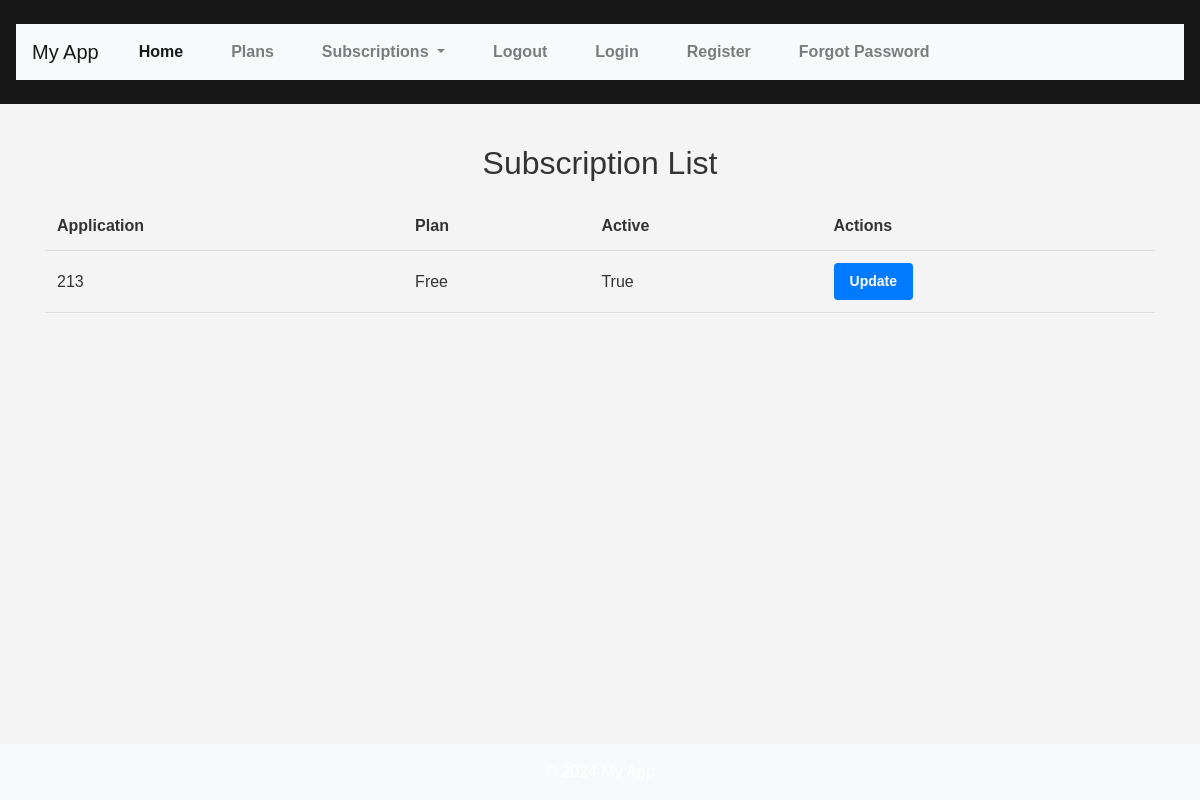
The app's page /api/subscriptions/ (signed in), older data.
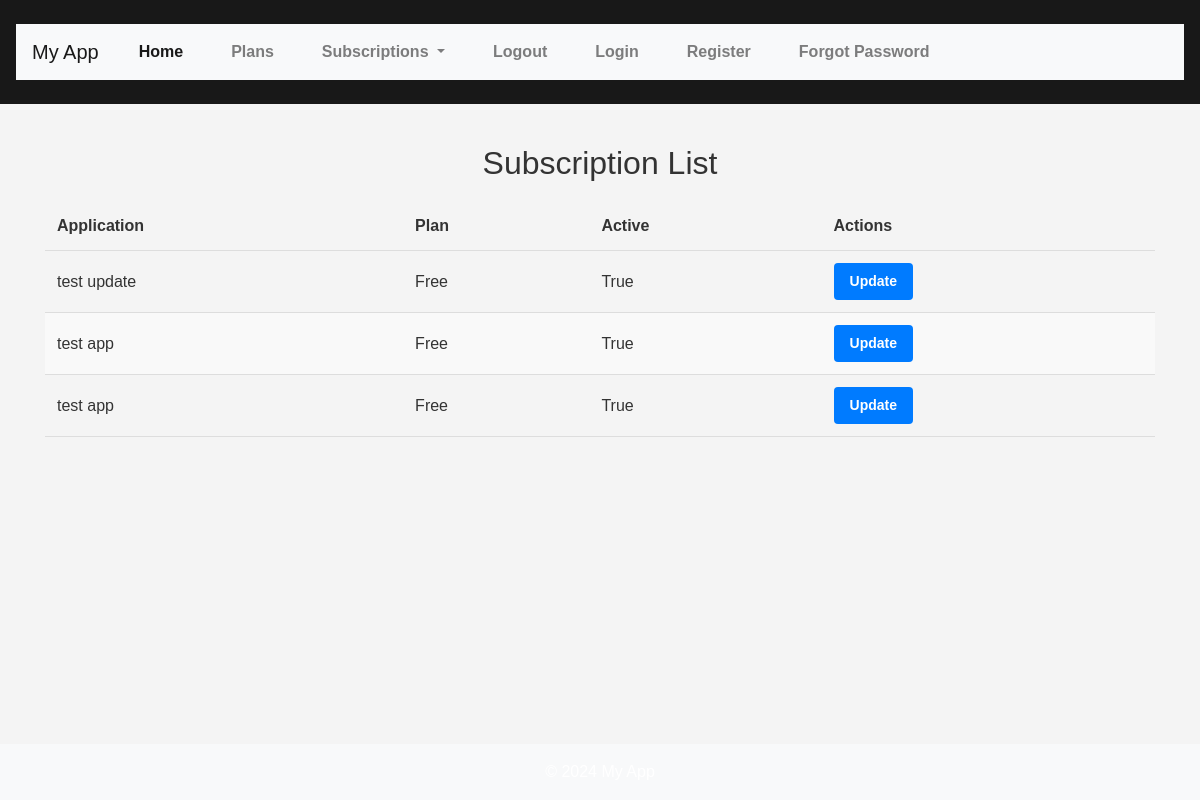
The same page, newer data.
### core/models.py (models this page shows, shortened)
class Subscriptions(models.Model):
    app = models.OneToOneField(App, on_delete=models.CASCADE, unique=True)
    plan = models.ForeignKey(Plan, on_delete=models.SET_NULL, null=True)
    active = models.BooleanField(default=True)

class App(models.Model):
    name = models.CharField(max_length=255)
    description = models.TextField()
    user = models.ForeignKey(User, on_delete=models.CASCADE)

class Plan(models.Model):
    FREE = 'Free'
    STANDARD = 'Standard'
    PRO = 'Pro'
    PLAN_CHOICES = [
        (FREE, 'Free Plan'),
        (STANDARD, 'Standard Plan'),
        (PRO, 'Pro Plan'),
    ]
    name = models.CharField(max_length=20, choices=PLAN_CHOICES, default=FREE)
    price = models.DecimalField(max_digits=5, decimal_places=2, default=0.00)

### core/views.py (the view)
# urls.py: path('subscriptions/', views.SubscriptionListView.as_view(), name='subscription-list-view'),
class SubscriptionListView(LoginRequiredMixin, ListView):
    model = Subscriptions
    template_name = 'subscriptions/subscription_list.html'
    context_object_name = 'subscriptions'

### core/templates/subscriptions/subscription_list.html (shortened to what this page needs)
{% extends 'base.html' %}
{% block content %}
<h2>Subscription List</h2>
<table>
    <thead>
        <tr>
            <th>Application</th>
            <th>Plan</th>
            <th>Active</th>
            <th>Actions</th>
        </tr>
    </thead>
    <tbody>
        {% for subscription in subscriptions %}
        <tr>
            <td>{{ subscription.app.name }}</td>
            <td>{{ subscription.plan.name }}</td>
            <td>{{ subscription.active }}</td>
            <td>
                <a href="{% url 'subscription-detail-view' subscription.pk %}" class="btn btn-primary">Update</a>
            </td>
        </tr>
        {% empty %}
        <tr>
            <td colspan="4">No subscriptions available.</td>
        </tr>
        {% endfor %}
    </tbody>
</table>
{% endblock %}

### core/templates/base.html (shortened to what this page needs)
<!DOCTYPE html>
<html lang="en">
<head>
    {% load static %}
    <link rel="stylesheet" href="https://maxcdn.bootstrapcdn.com/bootstrap/4.5.2/css/bootstrap.min.css">
    <link rel="stylesheet" href="{% static 'css/style.css' %}">
</head>
<body>
    <header>
        <nav class="navbar navbar-expand-lg navbar-light bg-light">
            <a class="navbar-brand" href="{% url 'app-list-create-view' %}">My App</a>
            <div class="collapse navbar-collapse" id="navbarNav">
                <ul class="navbar-nav">
                    <li class="nav-item active">
                        <a class="nav-link" href="{% url 'app-list-create-view' %}">Home </a>
                    </li>
                    <li class="nav-item">
                        <a class="nav-link" href="{% url 'plan-list-view' %}">Plans</a>
                    </li>
                    <li class="nav-item dropdown">
                        <a class="nav-link dropdown-toggle" href="#" id="navbarDropdown" role="button"
                            data-toggle="dropdown" aria-haspopup="true" aria-expanded="false">
                            Subscriptions
                        </a>
                    </li>
                    <li class="nav-item">
                        <a class="nav-link" href="{% url 'logout-view' %}">Logout</a>
                    </li>
                    <li class="nav-item">
                        <a class="nav-link" href="{% url 'login-view' %}">Login</a>
                    </li>
                    <li class="nav-item">
                        <a class="nav-link" href="{% url 'register-view' %}">Register</a>
                    </li>
                    <li class="nav-item">
                        <a class="nav-link" href="{% url 'password_reset_request_view' %}">Forgot Password</a>
                    </li>
                </ul>
            </div>
        </nav>
    </header>
    <main class="container mt-4">
        {% block content %}
        {% endblock %}
    </main>
    <footer class="bg-light py-3 mt-4">
        <div class="container text-center">
            <p>&copy; 2024 My App</p>
        </div>
    </footer>
</body>
</html>

### static/css/style.css (style rules this page uses)
body { font-family: Arial, sans-serif; margin: 0; padding: 0; background-color: #f4f4f4; }
.btn { background-color: #5cb85c; color: #fff; border: none; cursor: pointer; transition: background-color 0.3s ease; }
.btn { padding: 10px 20px; background-color: #5cb85c; color: #fff; border: none; border-radius: 4px; cursor: pointer; transition: background-color 0.3s ease; }
h2 { color: #333; margin-bottom: 20px; }
h2 { color: #333; margin-bottom: 20px; text-align: center; }
.btn { display: inline-block; padding: 10px 20px; background-color: #007bff; color: #fff; text-decoration: none; border-radius: 4px; text-align: center; transition: background-color 0.3s ease; }
body { font-family: Arial, sans-serif; margin: 0; padding: 0; color: #333; }
header { background-color: #181818; color: white; padding: 1rem; text-align: center; }
nav { margin: 0.5rem 0; }
nav ul { list-style: none; padding: 0; margin: 0; display: flex; justify-content: center; }
nav ul li { margin: 0 1rem; }
nav ul li a { color: white; text-decoration: none; font-weight: bold; }
main { padding: 1rem; }
footer { background-color: #333; color: white; text-align: center; padding: 0.5rem; position: fixed; width: 100%; bottom: 0; }
footer p { margin: 0; }
* { margin: 0; padding: 0; box-sizing: border-box; }
table { width: 100%; border-collapse: collapse; margin: 20px 0; }
thead { background-color: #f4f4f4; }
th, td { padding: 12px; text-align: left; border-bottom: 1px solid #ddd; }
th { background-color: #f4f4f4; }
.btn { display: inline-block; padding: 8px 16px; font-size: 14px; font-weight: bold; text-align: center; text-decoration: none; border-radius: 4px; transition: background-color 0.3s ease; }
.btn-primary { background-color: #007bff; color: #fff; border: none; }
tbody tr:nth-child(even) { background-color: #f9f9f9; }

Row changes from the older to the newer data that the page shows:
removed Subscriptions: app.name "213", plan.name "Free", active "True"
added Subscriptions: app.name "test update", plan.name "Free", active "True"
added Subscriptions: app.name "test app", plan.name "Free", active "True"
added Subscriptions: app.name "test app", plan.name "Free", active "True"
